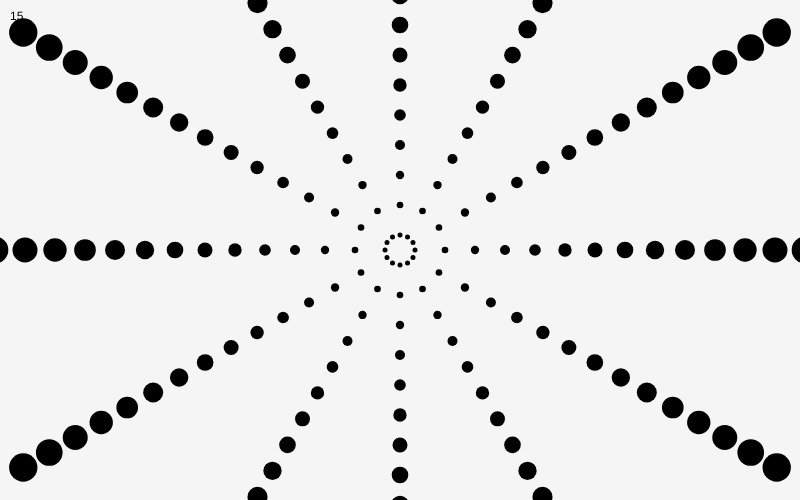
Frame 1 (no input)
Frame 60 (no input): identical to frame 1, image omitted
Frame 120 (the mouse pressed at the canvas centre since frame 60): blank canvas, image omitted

The p5.js sketch that drew this single still picture (run headless with seeded random() and noise() and a simulated clock; from frame 60 on, the mouse is pressed at the canvas centre):

// p5.js sketch
// ── sketch.js
function setup() {
  createCanvas(800, 500);
}

function draw() {
  background(245);

  noStroke();
  fill(0);

  let distance = dist(width / 2, height / 2, mouseX, mouseY);
  let numberOfIterations = floor(distance / 30);
  text(numberOfIterations, 10, 20);

  for (let i = 0; i < numberOfIterations; i++) {
    for (let deg = 0; deg < 360; deg += 30) {
      let angle = radians(deg);
      let radDist = 15 + i * 30; // ***
      let x = width / 2 + cos(angle) * radDist;
      let y = height / 2 + sin(angle) * radDist;
      let dia = map(i, 0, numberOfIterations, 5, 30);
      ellipse(x, y, dia, dia);
    }
  }
}
